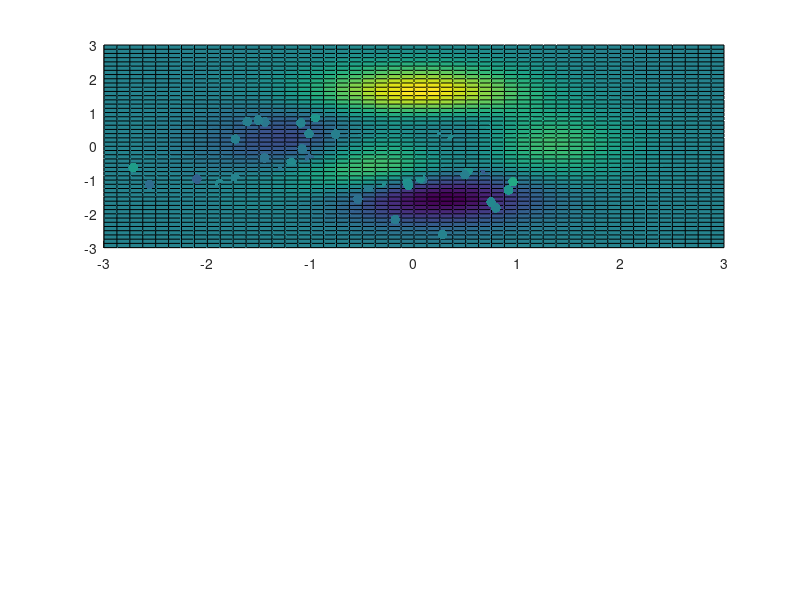

Source code (MATLAB): (Note: this script raises an error after producing the figure.)
%% Create two axes
s1=subplot(2,1,1);
ax1 = s1;
[x,y,z] = peaks;
surf(ax1,x,y,z), hold on;
view(2)
ax2 = s1;
scatter(ax2,randn(1,120),randn(1,120),50,randn(1,120),'filled')
%% Link them together
linkaxes([ax1,ax2])
%% Hide the top axes
ax2.Visible = 'off';
ax2.XTick = [];
ax2.YTick = [];
%% Give each one its own colormap
colormap(ax1,'hot')
colormap(ax2,'cool')
%% Then add colorbars and get everything lined up
set([ax1,ax2],'Position',[.17 .11 .685 .815]);
cb1 = colorbar(ax1,'Position',[.05 .11 .0675 .815]);
cb2 = colorbar(ax2,'Position',[.88 .11 .0675 .815]);